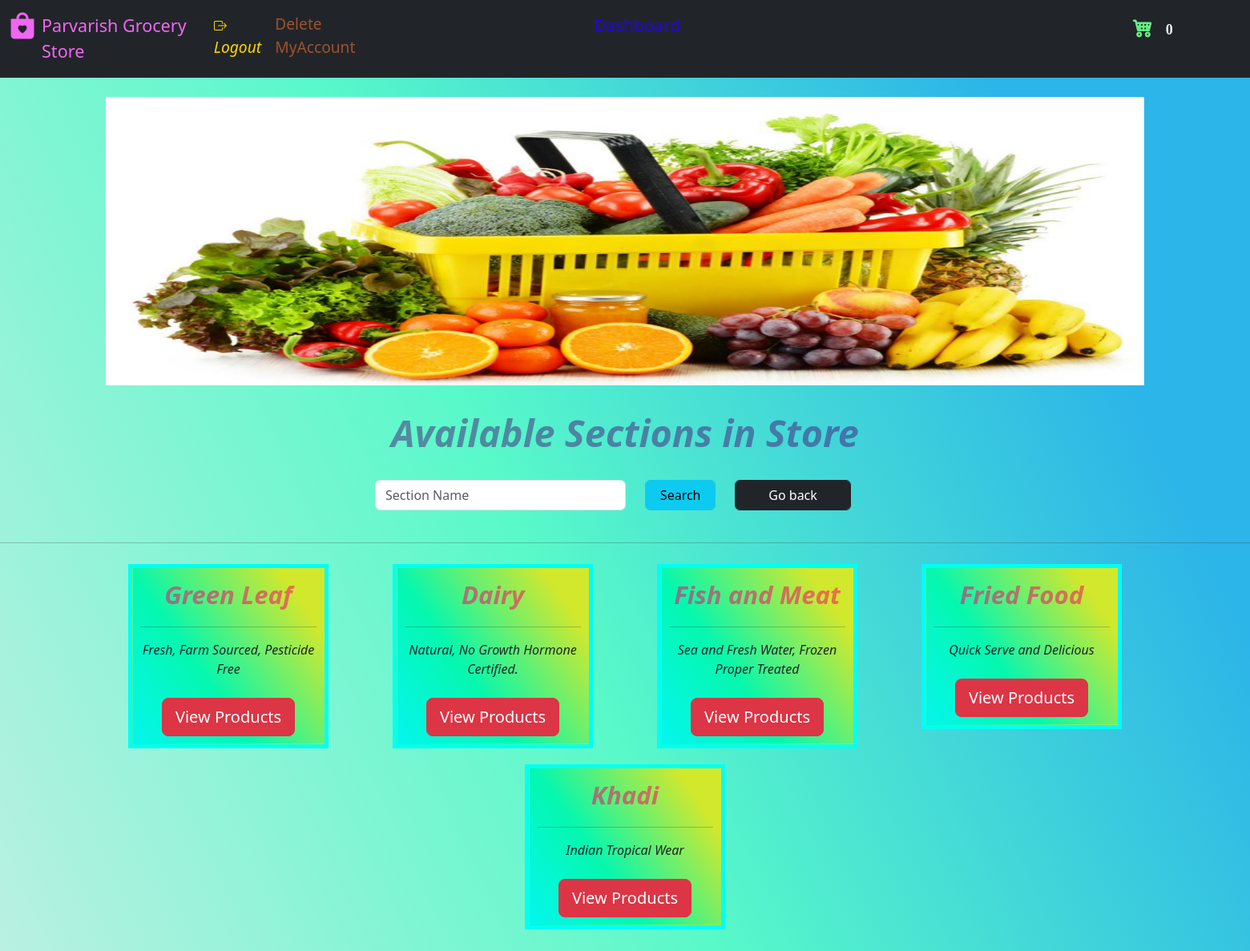
The page /store (signed in) on the database its author committed.
### website/model.py (models this page shows)
class Category(db.Model):
    category_Name = db.Column(db.String(), nullable=False, unique=True)
    category_Id = db.Column(db.Integer(), primary_key=True)
    description = db.Column(db.String())
    managedBy_Id = db.Column(db.Integer(), db.ForeignKey('store.id'))
    catalog = db.relationship('Product', backref='parent')

### website/views.py (the view, shortened to what this page needs)
@login_required
@Views.route('/store', methods=["GET", "POST"])
def Store_front():
    user_id = session['id']
    user_role = session['role']
    if 'carte' not in session:
        session['carte'] = []
    if not session['carte']:
        products_cart_1 = []
    if session['carte']:
        products_cart_1 = session['carte']
    manager_1 = False
    if user_role == 'Customer':
        customer = Customer.query.get(user_id)
        categories_1 = Category.query.all()
        list = []
        if request.method == 'POST' and 'search' in request.form:
            search_ = request.form.get("search")
            if search_.isdigit():
                flash("Incorrect Input. Only accept alphabets", category='error')
                return redirect(url_for('views.Store_front'))
            else:
                search = '%{}%'.format(search_)
                category_name = Category.query.filter(
                    Category.category_Name.like(search))
                for items in category_name:
                    list.append(items)
                return render_template('storefront.html', categories=list, name=customer.username, id=customer.id, cart=products_cart_1)
        return render_template('storefront.html', categories=categories_1, name=customer.username, id=customer.id, cart=products_cart_1)
    elif user_role == 'Manager':
        manager = Store.query.get(user_id)
        categories = Category.query.filter(
            Category.managedBy_Id == user_id).all()
        manager_1 = True
        list = []
        return render_template('storefront.html', categories=categories, name=manager.username, id=manager.id, cart=products_cart_1, manager_1=manager_1)
    else:
        return redirect(url_for("views.landing_page.html"))

### website/auth.py (called while the page is built)
@App.login_manager.user_loader
def load_customer(id):
    if id is not None:
        return Customer.query.get(int(id))
    return None

### website/templates/storefront.html (shortened to what this page needs)
<!DOCTYPE html>
<html lang="en">
  <head>
    <link
      href="https://cdn.jsdelivr.net/npm/bootstrap@5.3.0/dist/css/bootstrap.min.css"
      rel="stylesheet"
    />
    <link
      rel="stylesheet"
      href="https://cdn.jsdelivr.net/npm/bootstrap-icons@1.10.5/font/bootstrap-icons.css"
    />
  </head>
  <body>
    <nav class="navbar navbar-expand-lg navbar-dark bg-dark">
      <div class="container-fluid">
        <div class="collapse navbar-collapse" id="navbar">
          <div class="navbar-nav">
            <a href="/store">
              <i
                class="bi bi-bag-heart-fill"
                style="
                  font-size: 2rem;
                  -webkit-text-stroke-width: 1px;
                  color: rgb(241, 103, 241);
                  width: 10%;
                "
              ></i>
            </a>
            <a
              href="{{ url_for('views.Store_front') }}"
              class="nav-item nav-link"
              style="
                color: rgb(241, 103, 241);
                font-size: 1.35em;
                text-decoration: none;
                display: block;
                width: 25%;
                margin-left: 0px;
              "
              >Parvarish Grocery Store</a
            ><span
              id="logout"
              style="display: block inline-block; width: 600px"
            >
              <span
                id="logout"
                style="display: block inline-block; width: 600px"
              >
                <span style="margin: auto"
                  ><i
                    ><a
                      class="nav-item nav-link"
                      style="
                        float: left;
                        color: rgb(255, 215, 0);
                        font-size: 1.2rem;
                        display: block;
                        width: 20%;
                        margin-left: 0px;
                      "
                      href="/logout"
                      >Logout</a
                    ></i
                  ></span
                ><span style="margin: auto"
                  ><a
                    class="nav-item nav-link"
                    style="
                      float: left;
                      color: rgb(160, 82, 45);
                      width: 50%;
                      margin-left: 20px;
                      font-size: 1.2rem;
                    "
                    href="/delete_account"
                    onclick="return confirm('Are you sure you want to delete the account?');"
                    >Delete MyAccount</a
                  ></span
                ></span
              ></span
            >
            {% if manager_1 %}
            <span
              id="logout"
              style="display: block inline-block; width: 900px"
            >
            <a
                class="nav-item nav-link"
                style="
                  float: right;
                  color: rgb(34, 2, 247);
                  width: 50%;
                  font-size: 1.3rem;
                  margin-right: 20px;
                "
                href="{{ url_for('views.Dash_manager') }}"
                >Dashboard</span>
               {% endif %}
            <span
              id="logout"
              style="display: block inline-block; width: 700px"
            >
            <a
               class="nav-item nav-link"
               style="
                 float: right;
                 color: rgb(34, 2, 247);
                 width: 40%;
                 font-size: 1.5rem;
                 margin-right: 20px;
               "
               href="/store/cart"
               ><i
                 class="bi bi-cart4"
                 style="
                   font-size: 1.5rem;
                   -webkit-text-stroke-width: 1px;
                   color: rgb(103, 241, 133);
                   width: 10%;
                 "
               ></i
               ><span
                 STYLE="font-family:'Verdana';margin-left :5px;color:whitesmoke"
                 class="badge badge-light"
               >{{ cart|length }}</span></a
           ></span></span
          </div>
        </div>
      </div>
    </nav>
    <section>
    <div class="container" id="content"><br />
        <div id="carouselExampleIndicators" class="carousel slide" data-ride="carousel">
          <div class="carousel-inner">
            <div class="carousel-item active">
              <img class="d-block w-100" src="{{ url_for('static', filename='carousel_111.png') }}" alt="First slide" width="50" height="150" >
            </div>
          </div>
          <a class="carousel-control-prev" href="#carouselExampleIndicators" role="button" data-slide="prev">
            <span class="carousel-control-prev-icon" aria-hidden="true"></span>
          </a>
          <a class="carousel-control-next" href="#carouselExampleIndicators" role="button"  data-slide="next">
            <span class="carousel-control-next-icon" aria-hidden="true"></span>
          </a>
        </div></section>
        <section><div>
          {% if categories|length == 0 %}
          <h1>No Offerings! Business is Shut Down for today.</h1>
          {% else %}
          <br>
          <div style="font-style: italic;color:rgba(68, 12, 114, 0.466);font-size: 3vw;" align="center"><strong>Available Sections in Store</strong></div><br>
          <div class="col-5" style="margin-left: 30%">
            <form action="{{ url_for('views.Store_front') }}" method="POST" autocomplete="off">
              <div class="row"  >
                <div class="col-6">
                  <input type="text" class="form-control" name="search" id="search" placeholder="Section Name" />
                </div>
                <div class="col-2" align="left">
                  <input type="submit" class="form-control btn btn-info" value="Search"  />
                </div>
                <div class="col-3" align="left"><a href="{{ url_for('views.Store_front') }}">
                  <input type="submit" class="form-control btn btn-dark" value="Go back"  /> </a>
                </div>
              </div>
            </form>
          </div></div>
          <br><hr>
          <div class="container">
            <div class="row align-items-start">
              {% for variety in categories %}
              <div class="col">
                <table class="table"
    style="
      border: 5px solid rgb(0, 255, 242);
      /* background-color: #96d4d4; */
      width: 250px;
      margin:10px;
      table-layout: fixed;
      margin-left:auto ;
      margin-right:auto ;
    "
  >
    <tr  align="center" style="height: 200px;">
      <td class="boxes"
        style="
          padding: 10px 10px;
          width: 100%;
        "
      >
      <span style="font-style: italic;color:rgba(249, 4, 106, 0.531);font-size: 2vw;"><strong>{{ variety.category_Name }}</strong></span><br/><hr/>
        <span><em>{{ variety.description }}</em></span><br/><br/>
        <span><a href="/store/{{ variety.category_Name }}/products"><input type="button" class="btn btn-danger btn-lg" style="margin: auto;" type="submit" value="View Products" /></a></span>
      </td>
      </tr></table>
              </div>
            {% endfor %}
            </div>
          </div></section>
          {% endif %}
  </body>
</html>

### website/templates/storefront.html (style rules this page uses)
.navbar { margin-bottom: 0; border-radius: 0; }
.carousel-inner img { margin: auto; min-height: 200px; width: 100%; height: 360px; }
.boxes { background: linear-gradient( 55deg, #04f6ee 0%, #05f7af 38%, #d2e82c 85% ) }
td { word-wrap: break-word; }
html { scroll-behavior: smooth; }
body { height: 2000px; background: linear-gradient( 65deg, #e2ecec 0%, #59f9c9 51%, #2cb5e8 85% ); }

### rows shown on the page
Category: category_Name "Green Leaf", description "Fresh, Farm Sourced, Pesticide Free"
Category: category_Name "Dairy", description "Natural, No Growth Hormone Certified."
Category: category_Name "Fish and Meat", description "Sea and Fresh Water, Frozen Proper Treated"
Category: category_Name "Fried Food", description "Quick Serve and Delicious"
Category: category_Name "Khadi", description "Indian Tropical Wear"

### other values the page prints
{{ cart|length }} "0"
